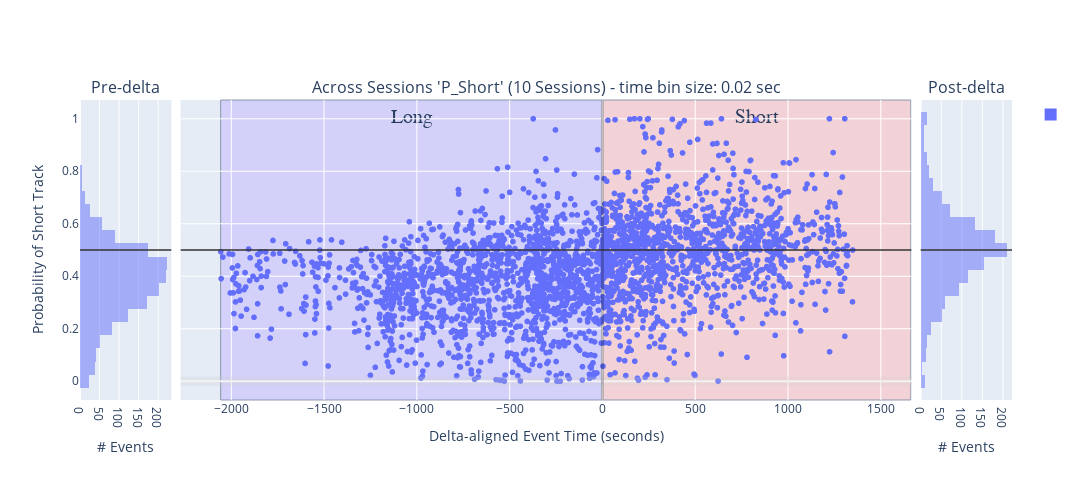

The notebook cell this image was saved under:
### Code cell
histogram_bins = 25
num_sessions = 1

# concatenated_ripple_df = deepcopy(filtered_all_sessions_wcorr_ripple_df)
concatenated_ripple_df = deepcopy(filtered_all_sessions_simple_pearson_ripple_df) # ['P_LR', 'P_RL', 'P_Long', 'P_Short', 'ripple_idx', 'ripple_start_t', 'P_Long_LR', 'P_Long_RL', 'P_Short_LR', 'P_Short_RL', 'most_likely_decoder_index', 'start', 'stop', 'label', 'duration', 'long_LR_pf_peak_x_pearsonr', 'long_RL_pf_peak_x_pearsonr', 'short_LR_pf_peak_x_pearsonr', 'short_RL_pf_peak_x_pearsonr', 'best_decoder_index', 'session_name', 'time_bin_size', 'delta_aligned_start_t', 'is_user_annotated_epoch', 'is_valid_epoch', 'custom_replay_name', 'epoch_idx', 'long_best_pf_peak_x_pearsonr', 'short_best_pf_peak_x_pearsonr', 'wcorr_long_LR', 'wcorr_long_RL', 'wcorr_short_LR', 'wcorr_short_RL', 'long_best_wcorr', 'short_best_wcorr', 'wcorr_abs_diff', 'pearsonr_abs_diff']

print(f'concatenated_ripple_df.columns: {list(concatenated_ripple_df.columns)}')
# variable_name = 'P_Long'
variable_name = 'P_Short' # Shows expected effect - short-only replay prior to delta and then split replays post-delta
# variable_name = 'short_best_wcorr'
# variable_name = 'long_best_pf_peak_x_pearsonr'
# variable_name = 'long_best_jump'
# variable_name = 'wcorr_abs_diff'
# variable_name = 'short_best_wcorr'
# variable_name = 'wcorr_long_LR'
# variable_name = 'pearsonr_abs_diff'
# variable_name = 'direction_change_bin_ratio_diff'
# variable_name = 'longest_sequence_length_ratio_diff'
# variable_name = 'long_best_longest_sequence_length_ratio'
# variable_name = 'long_best_congruent_dir_bins_ratio'
# variable_name = 'congruent_dir_bins_ratio_diff'
# variable_name = 'total_congruent_direction_change_diff'
# variable_name = 'long_best_congruent_dir_bins_ratio'
# variable_name = 'long_best_direction_change_bin_ratio'
# variable_name = 'long_best_congruent_dir_bins_ratio'
# 'color':'is_user_annotated_epoch'
# 'color': 'is_user_annotated_epoch', 

y_baseline_level: float = 0.5 # for P(short), etc
# y_baseline_level: float = 0.0 # for wcorr, etc

# px_scatter_kwargs = {'x': 'delta_aligned_start_t', 'y': variable_name, 'color':"is_user_annotated_epoch", 'title': f"'{variable_name}'"} # , 'color': 'time_bin_size', 'range_y': [-1.0, 1.0], 'labels': {'session_name': 'Session', 'time_bin_size': 'tbin_size', 'is_user_annotated_epoch':'user_sel'}
px_scatter_kwargs = {'x': 'delta_aligned_start_t', 'y': variable_name, 'title': f"'{variable_name}'"} # , 'color': 'time_bin_size', 'range_y': [-1.0, 1.0], 'labels': {'session_name': 'Session', 'time_bin_size': 'tbin_size', 'is_user_annotated_epoch':'user_sel'}
# px_scatter_kwargs.pop('color')

# hist_kwargs = dict(color="time_bin_size")
hist_kwargs = dict(color="is_user_annotated_epoch") # , histnorm='probability density'
hist_kwargs.pop('color')
new_fig_ripples, new_fig_ripples_context = plotly_pre_post_delta_scatter(data_results_df=concatenated_ripple_df, out_scatter_fig=None, histogram_bins=histogram_bins,
                        px_scatter_kwargs=px_scatter_kwargs, histogram_variable_name=variable_name, hist_kwargs=hist_kwargs, forced_range_y=None,
                        time_delta_tuple=(earliest_delta_aligned_t_start, 0.0, latest_delta_aligned_t_end), legend_title_text=None, is_dark_mode=is_dark_mode)

new_fig_ripples = new_fig_ripples.update_layout(fig_size_kwargs)

_extras_output_dict = {}
if is_dark_mode:
    _extras_output_dict["y_mid_line"] = new_fig_ripples.add_hline(y=y_baseline_level, line=dict(color="rgba(0.8,0.8,0.8,.75)", width=2), row='all', col='all')
else:
    _extras_output_dict["y_mid_line"] = new_fig_ripples.add_hline(y=y_baseline_level, line=dict(color="rgba(0.2,0.2,0.2,.75)", width=2), row='all', col='all')


# fig_to_clipboard(new_fig_ripples, **fig_size_kwargs)
new_fig_ripples_context = new_fig_ripples_context.adding_context_if_missing(num_sessions=num_sessions, plot_type='scatter+hist', comparison='pre-post-delta', variable_name=variable_name)
# figure_out_paths = save_plotly(a_fig=new_fig_ripples, a_fig_context=new_fig_ripples_context)
new_fig_ripples

### Figure 1 — Plotly figure (JSON) as saved in the notebook; plotly's stock layout.template omitted (floating-point values rounded to 4 significant figures; data arrays with more than 128 entries replaced by an {"elided": "..."} marker saying what was removed)
{"data": [{"alignmentgroup": "True", "bingroup": "y", "hovertemplate": "count=%{x}<br>P_Short=%{y}<extra></extra>", "legendgroup": "", "marker": {"color": "#636efa", "opacity": 0.5, "pattern": {"shape": ""}}, "name": "", "nbinsy": 25, "offsetgroup": "", "orientation": "h", "showlegend": true, "type": "histogram", "xaxis": "x", "y": {"elided": "1549 float values"}, "yaxis": "y"}, {"hovertemplate": "delta_aligned_start_t=%{x}<br>P_Short=%{y}<extra></extra>", "legendgroup": "", "marker": {"color": "#636efa", "symbol": "circle"}, "mode": "markers", "name": "", "showlegend": false, "type": "scattergl", "x": {"elided": "2831 float values"}, "xaxis": "x2", "y": {"elided": "2831 float values"}, "yaxis": "y2"}, {"alignmentgroup": "True", "bingroup": "y", "hovertemplate": "count=%{x}<br>P_Short=%{y}<extra></extra>", "legendgroup": "", "marker": {"color": "#636efa", "opacity": 0.5, "pattern": {"shape": ""}}, "name": "", "nbinsy": 25, "offsetgroup": "", "orientation": "h", "showlegend": false, "type": "histogram", "xaxis": "x3", "y": {"elided": "1282 float values"}, "yaxis": "y3"}], "layout": {"annotations": [{"font": {"size": 16}, "showarrow": false, "text": "Pre-delta", "x": 0.049, "xanchor": "center", "xref": "paper", "y": 1, "yanchor": "bottom", "yref": "paper"}, {"font": {"size": 16}, "showarrow": false, "text": "Across Sessions 'P_Short' (10 Sessions) - time bin size: 0.02 sec", "x": 0.5, "xanchor": "center", "xref": "paper", "y": 1, "yanchor": "bottom", "yref": "paper"}, {"font": {"size": 16}, "showarrow": false, "text": "Post-delta", "x": 0.951, "xanchor": "center", "xref": "paper", "y": 1, "yanchor": "bottom", "yref": "paper"}], "barmode": "overlay", "height": 480, "shapes": [{"line": {"color": "rgba(0.8,0.8,0.8,.25)", "width": 9}, "type": "line", "x0": 0, "x1": 1, "xref": "x2 domain", "y0": 0, "y1": 0, "yref": "y2"}, {"line": {"color": "rgba(1,1,1,.25)", "width": 3}, "type": "line", "x0": 0, "x1": 0, "xref": "x2", "y0": 0, "y1": 1, "yref": "y2 domain"}, {"fillcolor": "#c2b8ff", "label": {"font": {"family": "Times New Roman", "size": 20}, "text": "Long", "textposition": "top center"}, "layer": "below", "line": {"width": 1}, "opacity": 0.5, "type": "rect", "x0": -2057.0, "x1": 0, "xref": "x2", "y0": 0, "y1": 1, "yref": "y2 domain"}, {"fillcolor": "#ffb8b8", "label": {"font": {"family": "Times New Roman", "size": 20}, "text": "Short", "textposition": "top center"}, "layer": "below", "line": {"width": 1}, "opacity": 0.5, "type": "rect", "x0": 0, "x1": 1662.0, "xref": "x2", "y0": 0, "y1": 1, "yref": "y2 domain"}, {"line": {"color": "rgba(0.2,0.2,0.2,.75)", "width": 2}, "type": "line", "x0": 0, "x1": 1, "xref": "x domain", "y0": 0.5, "y1": 0.5, "yref": "y"}, {"line": {"color": "rgba(0.2,0.2,0.2,.75)", "width": 2}, "type": "line", "x0": 0, "x1": 1, "xref": "x2 domain", "y0": 0.5, "y1": 0.5, "yref": "y2"}, {"line": {"color": "rgba(0.2,0.2,0.2,.75)", "width": 2}, "type": "line", "x0": 0, "x1": 1, "xref": "x3 domain", "y0": 0.5, "y1": 0.5, "yref": "y3"}], "width": 1920, "xaxis": {"anchor": "y", "domain": [0, 0.098], "title": {"text": "# Events"}}, "xaxis2": {"anchor": "y2", "domain": [0.108, 0.892], "title": {"text": "Delta-aligned Event Time (seconds)"}}, "xaxis3": {"anchor": "y3", "domain": [0.902, 1], "title": {"text": "# Events"}}, "yaxis": {"anchor": "x", "domain": [0, 1], "title": {"text": "Probability of Short Track"}}, "yaxis2": {"anchor": "x2", "domain": [0, 1], "matches": "y", "showticklabels": false}, "yaxis3": {"anchor": "x3", "domain": [0, 1], "matches": "y", "showticklabels": false}}}
